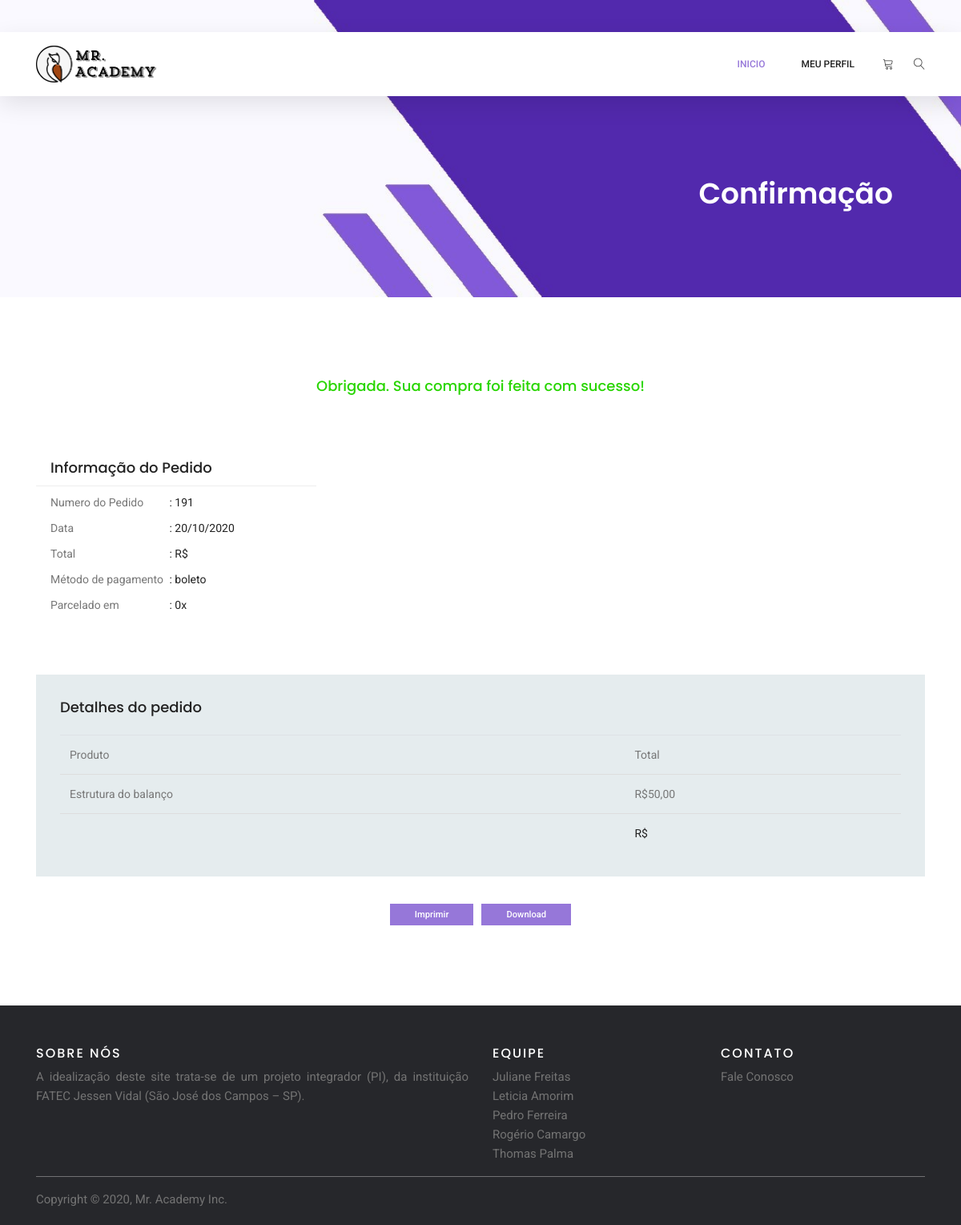
The app's page /src/carousel/pagcartao.php?id=191, older data.
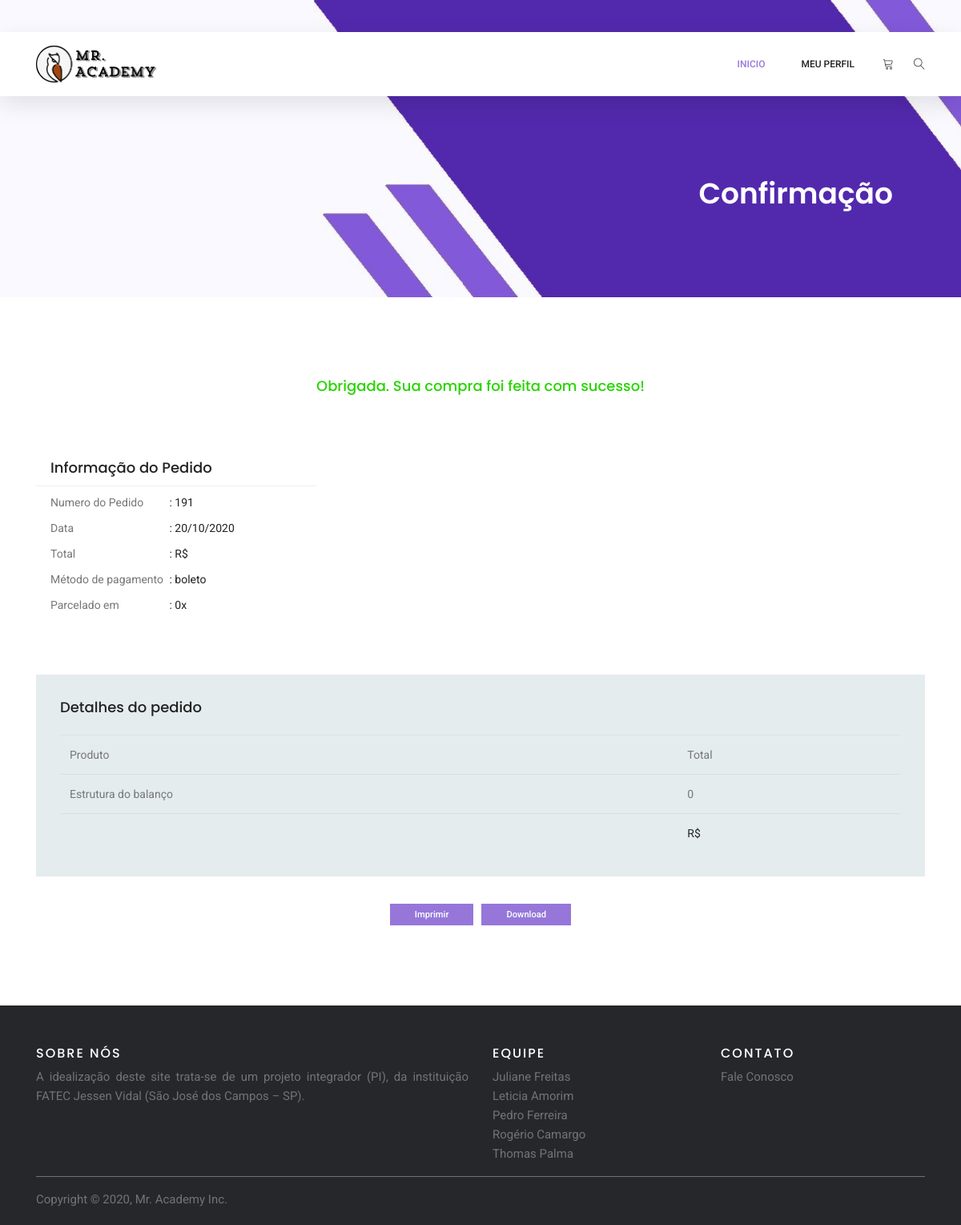
The same page, newer data.
### tables this page shows
CREATE TABLE `pedidos` (
  `id_pedido` int(11) NOT NULL,
  `id` int(11) NOT NULL,
  `titulo_produto` varchar(250) NOT NULL,
  `preco` float NOT NULL,
  `parcelas` int(11) NOT NULL,
  `metodopag` varchar(50) NOT NULL,
  `email_usuario` varchar(250) NOT NULL
);

### src/carousel/pagcartao.php (the view, shortened to what this page needs)
<?php
include 'conexao.php'
?>
<!DOCTYPE html>
<html lang="pt-br">
<head>
  <link rel="stylesheet" href="css/linearicons.css">
  <link rel="stylesheet" href="css/themify-icons.css">
  <link rel="stylesheet" href="css/bootstrap.css">
  <link rel="stylesheet" href="css/owl.carousel.css">
  <link rel="stylesheet" href="css/main.css">
  <link href="carousel.css" rel="stylesheet">
</head>
<body>
<header class="header_area sticky-header">
		<div class="main_menu">
			<nav class="navbar navbar-expand-lg navbar-light main_box">
				<div class="container">
					<a class="navbar-brand logo_h" href="produtos.php"><img src="imagens/logo.png" width="150px"></a>
					<div class="collapse navbar-collapse offset" id="navbarSupportedContent">
						<ul class="nav navbar-nav menu_nav ml-auto">
							<li class="nav-item active"><a class="nav-link" href="produtos.php">Inicio</a></li>
							<li class="nav-item submenu dropdown">
								<a href="#" class="nav-link dropdown-toggle" data-toggle="dropdown" role="button" aria-haspopup="true"
								 aria-expanded="false">Meu Perfil</a>
							</li>
						</ul>
						<ul class="nav navbar-nav navbar-right">
							<li class="nav-item"><a href="#" class="cart"><span class="lnr lnr-cart"></span></a></li>
							<li class="nav-item">
								<button class="search"><span class="lnr lnr-magnifier" id="search"></span></button>
							</li>
						</ul>
					</div>
				</div>
			</nav>
		</div>
	</header>
	<section class="banner-area organic-breadcrumb">
		<div class="container">
			<div class="breadcrumb-banner d-flex flex-wrap align-items-center justify-content-end">
				<div class="col-first">
					<h1>Confirmação</h1>
				</div>
			</div>
		</div>
	</section>
	<section class="order_details section_gap">
		<div class="container">
			<h3 class="title_confirmation">Obrigada. Sua compra foi feita com sucesso!</h3>
			<div class="row order_d_inner">
				<div class="col-lg-4">
					<div class="details_item">
					<?php
					  $id_pedido = $_REQUEST['id'];
					  $result_produtos = "SELECT * FROM pedidos where id_pedido = '$id_pedido'";
				 	  $resultado_produtos = mysqli_query($conexao, $result_produtos);
					  $infos_produto = mysqli_fetch_assoc($resultado_produtos);
						echo('<h4>Informação do Pedido</h4>
						<ul class="list">
							<li><a href="#"><span>Numero do Pedido</span> : '.$_REQUEST['id'].'</a></li>
							<li><a href="#"><span>Data</span> : 20/10/2020</a></li>
							<li><a href="#"><span>Total</span> : R$ </a></li>
							<li><a href="#"><span>Método de pagamento</span> : '.$infos_produto["metodopag"].'</a></li>
							<li><a href="#"><span>Parcelado em</span> : '.$infos_produto["parcelas"].'x</a></li>
						</ul>
					</div>
				</div>
				<div class="col-lg-4">
					<div class="details_item">
						<!--<h4>Billing Address</h4>
						<ul class="list">
							<li><a href="#"><span>Street</span> : 56/8</a></li>
							<li><a href="#"><span>City</span> : Los Angeles</a></li>
							<li><a href="#"><span>Country</span> : United States</a></li>
							<li><a href="#"><span>Postcode </span> : 36952</a></li>
						</ul>-->
					</div>
				</div>
				<div class="col-lg-4">
					<div class="details_item">
					<!-- <h4>Shipping Address</h4>
						<ul class="list">
							<li><a href="#"><span>Street</span> : 56/8</a></li>
							<li><a href="#"><span>City</span> : Los Angeles</a></li>
							<li><a href="#"><span>Country</span> : United States</a></li>
							<li><a href="#"><span>Postcode </span> : 36952</a></li>
						</ul> -->
					</div>
				</div>
			</div>
			<div class="order_details_table">
				<h2>Detalhes do pedido</h2>
				<div class="table-responsive">
					<table class="table">
						<thead>
							<tr>
								<th scope="col">Produto</th>
								<th scope="col">Total</th>
							</tr>
						</thead>
						<tbody>
							<tr>
								<td>
									<p>'.$infos_produto["titulo_produto"].'</p>
								</td>
								<td>
									<p>'.$infos_produto["preco"].'</p>
								</td>
							</tr>
							<tr>
								<td>
									<h5></h5>
								</td>
								<td>
									<p>R$</p>
								</td>
							</tr>
						</tbody>
					</table>');
					?>
				</div>
			</div>
		</div>
		<br>
		<center>
			<div class="button-group-area mt-40">
			<a href="#" class="genric-btn primary small" onClick="window.print()">Imprimir</a><a class="genric-btn primary small small" href="perfiluser.php">Download</a></div>
	</section>
    <footer class="site-footer">
      <div class="container">
        <div class="row">
          <div class="col-sm-12 col-md-6">
            <h6>Sobre nós</h6>
            <p class="text-justify">A idealização deste site trata-se de um projeto integrador (PI), da instituição FATEC Jessen Vidal (São José dos Campos – SP).</p>
          </div>
          <div class="col-xs-6 col-md-3">
            <h6>Equipe</h6>
            <ul class="footer-links">
              <li><a href="https://www.linkedin.com/in/juliane-freitas-9b6287163/" target="_blank">Juliane Freitas</a></li>
              <li><a href="https://www.linkedin.com/in/leticia-amorim-4761b1185/" target="_blank">Leticia Amorim</a></li>
              <li><a href="https://www.linkedin.com/in/pedro-ferreira-6a8417190/" target="_blank">Pedro Ferreira</a></li>
              <li><a href="https://www.linkedin.com/in/rogério-camargo-3a01191a5/" target="_blank">Rogério Camargo</a></li>
              <li><a href="https://www.linkedin.com/in/thomas-palma-0764b81b3/" target="_blank">Thomas Palma</a></li>
            </ul>
          </div>
          <div class="col-xs-6 col-md-3">
            <h6>Contato</h6>
            <ul class="footer-links">
              <li><a href="contato.php">Fale Conosco</a></li>
         	</ul>
          </div>
        </div>
        <hr>
      </div>
      <div class="container">
        <div class="row">
          <div class="col-md-8 col-sm-6 col-xs-12">
            <p class="copyright-text">Copyright © 2020, Mr. Academy Inc. <a href="#"></a></p>
</footer>
</body>
</html>

Row changes from the older to the newer data that the page shows:
changed pedidos "boleto": preco "R$50,00" → "0"
